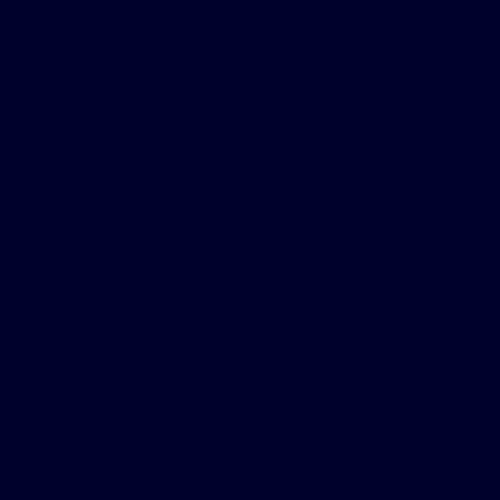
Frame 1 (no input)
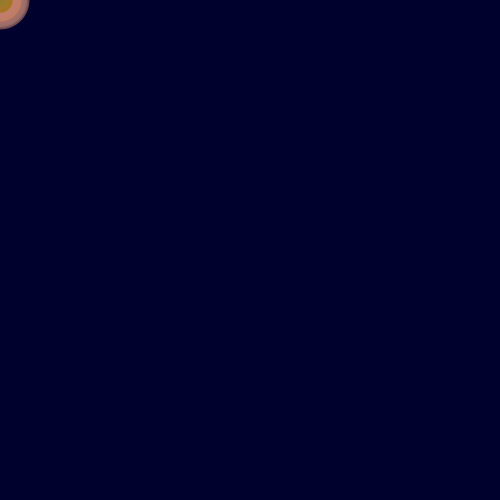
Frame 60 (the mouse pressed at the canvas centre just before this capture)
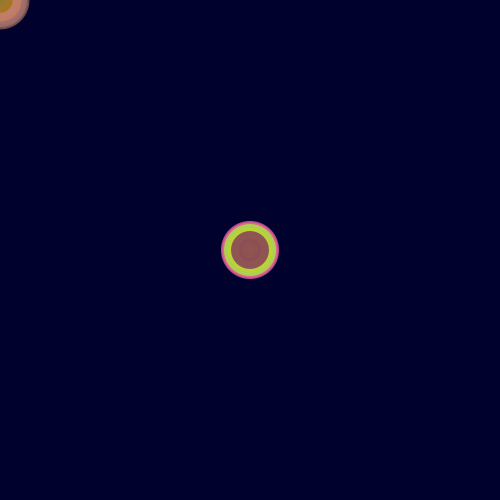
Frame 120 (the mouse held since frame 60 and released just before this capture)

The Processing sketch that drew these frames (run headless with seeded random() and noise(); from frame 60 on, the mouse is pressed at the canvas centre):

// Processing sketch: processing_93435
// ── processing_93435.pde

//position
int x;
int y;

//diameter
int d;

//colour variables
int r;
int g;
int b;
int a;

void setup(){
  size(500,500);
background(300);

  
}


void draw(){
  fill(r,g,b,a);
  noStroke();
   ellipseMode(CENTER);
 ellipse(mouseX,mouseY,d,d);

  
  x = int(random(500));
  y = int(random(500));
  r = int(random(300));
  g = int(random(300));
  b = int(random(200));
  a = int(random(200));
  d = int(random(60));
  

}

void keyPressed(){
rect(x,y,200,200);

  
}
